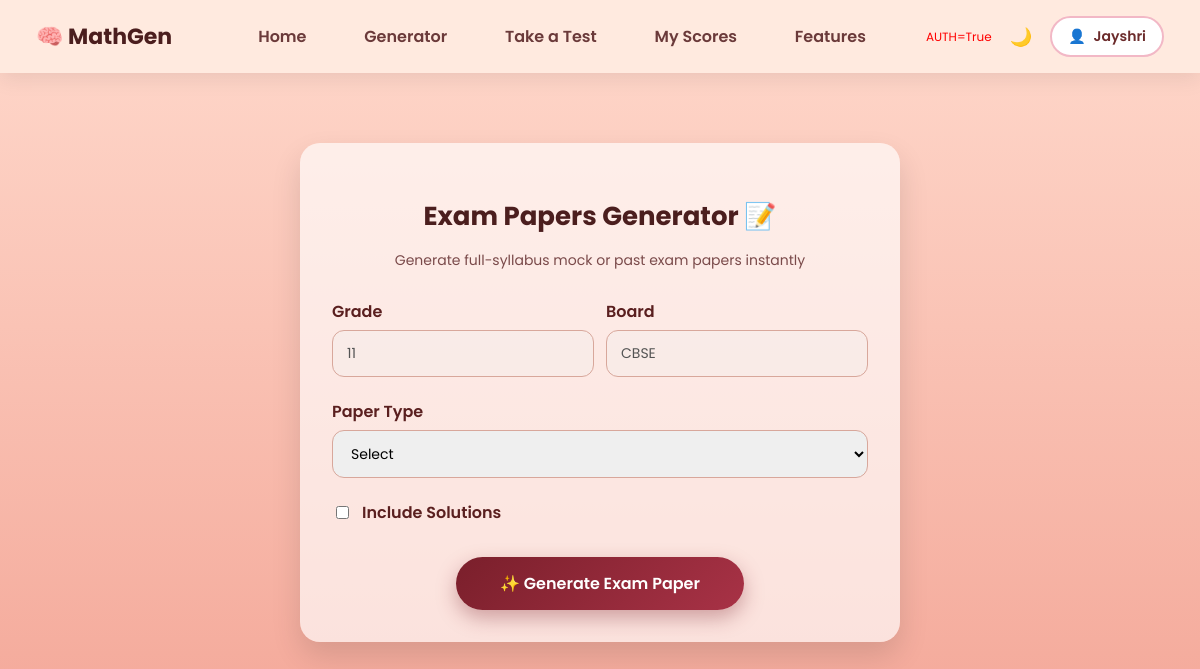
Before: /exam-combo (signed in) with the older database file.
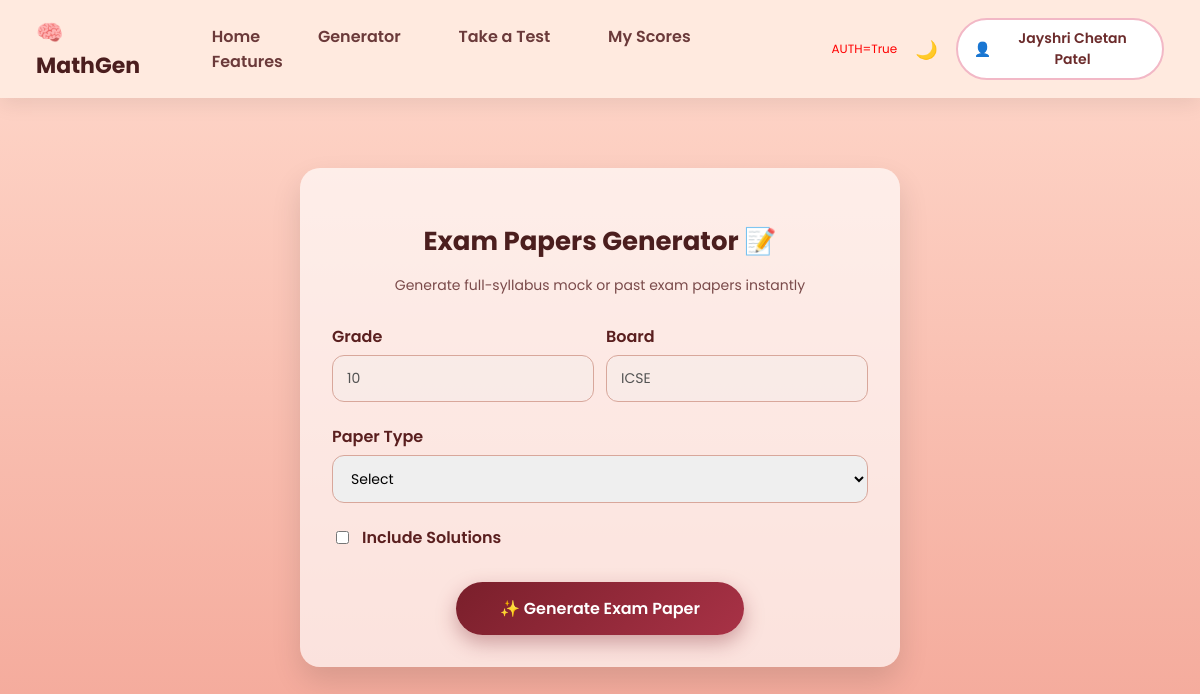
After: the same page with the newer database file.
### server.py (models this page shows, shortened)
class User(UserMixin, db.Model):
    id = db.Column(db.Integer, primary_key=True)
    name = db.Column(db.String(100), nullable=False)
    email = db.Column(db.String(120), unique=True, nullable=False)
    country_code = db.Column(db.String(5), nullable=False, default="+91")  # ✅ ADD
    phone_number = db.Column(db.String(30), unique=True, nullable=True)
    grade = db.Column(db.String(20))
    password_hash = db.Column(db.String(256), nullable=True)
    age = db.Column(db.Integer, nullable=True)
    city = db.Column(db.String(100), nullable=True)
    postal_code = db.Column(db.String(20), nullable=True)
    timezone = db.Column(db.String(50), nullable=True)
    whatsapp_consent = db.Column(db.Boolean, default=False)
    newsletter_consent = db.Column(db.Boolean, default=False)
    board = db.Column(db.String(50), nullable=True)
    profile_completed = db.Column(db.Boolean, default=False)
    dob = db.Column(db.Date, nullable=True)

### server.py (the view)
@app.route("/exam-combo")
@login_required
def exam_combo_page():
    return render_template(
        "exam_combo.html",
        user_grade=current_user.grade,
        user_board=current_user.board
    )

### server.py (called while the page is built)
@app.context_processor
def inject_now():
    return {'now': datetime.now}

@login_manager.user_loader
def load_user(user_id):
    return User.query.get(int(user_id))

def clear_temp_dir():
    for f in os.listdir(TEMP_DIR):
        try:
            os.remove(os.path.join(TEMP_DIR, f))
        except:
            pass

@app.after_request
def cleanup_temp(response):
    if response.direct_passthrough:
        return response
    clear_temp_dir()
    return response

### templates/exam_combo.html (shortened to what this page needs)
{% extends "base.html" %}
{% block content %}
<div class="exam-container">
    <div class="exam-card">
        <h2 class="exam-title">Exam Papers Generator 📝</h2>
        <p class="exam-subtitle">
            Generate full-syllabus mock or past exam papers instantly
        </p>
        <form method="POST" action="/generate-exam-combo">
            <div class="inline-group">
    <div class="form-group">
        <label>Grade</label>
        <input
            type="text"
            class="pretty-select"
            value="{{ user_grade }}"
            disabled
        >
    </div>
    <div class="form-group">
        <label>Board</label>
        <input
            type="text"
            class="pretty-select"
            value="{{ user_board }}"
            disabled
        >
    </div>
</div>
            <div class="form-group">
                <label>Paper Type</label>
                <select
                    name="paper_type"
                    id="paperType"
                    class="pretty-select"
                    required
                    onchange="toggleYear()"
                >
                    <option value="">Select</option>
                </select>
            </div>
            <div class="checkbox-row">
                <input type="checkbox" name="include_answers" value="1">
                Include Solutions
            </div>
            <div class="generate-btn">
                <button type="submit">✨ Generate Exam Paper</button>
            </div>
        </form>
    </div>
</div>
{% endblock %}

### templates/base.html (shortened to what this page needs)
<!DOCTYPE html>
<html lang="en">
<head>
</head>
<body>
<div class="navbar">
    <div class="logo">🧠 MathGen</div>
    <nav class="nav-links">
    <a href="{{ url_for('landing_page') }}"
       class="{% if request.endpoint == 'landing_page' %}active{% endif %}">
        Home
    </a>
    <a href="{{ url_for('generate_worksheet') }}"
   class="nav-link {% if request.endpoint == 'generate_worksheet' %}active{% endif %}">
    Generator
</a>
    <a href="{{ url_for('job_exams') }}"
       class="{% if request.endpoint == 'job_exams' %}active{% endif %}">
        Take a Test
    </a>
    <a href="{{ url_for('my_scores') }}"
       class="{% if request.endpoint == 'my_scores' %}active{% endif %}">
        My Scores
    </a>
    <a href="{{ url_for('features') }}"
       class="{% if request.endpoint == 'features' %}active{% endif %}">
        Features
    </a>
</nav>
    <div class="nav-right">
        <span style="color:red;font-size:12px;">
AUTH={{ current_user.is_authenticated }}
</span>
    <div class="dark-toggle" onclick="toggleDark()">🌙</div>
    {% if current_user.is_authenticated %}
        <div class="profile" id="profileBox">
           <button type="button" class="profile-btn" onclick="toggleProfile()">
    👤 <span>{{ current_user.name }}</span>
</button>
        </div>
    {% else %}
        <a href="#" id="loginBtn">Login</a>
        <a href="{{ url_for('register') }}">Sign Up</a>
    {% endif %}
</div>
</div>
{% block content %}{% endblock %}
</body>
</html>

Changed rows visible on the page:
changed User: name "Jayshri" → "Jayshri Chetan Patel"; board "CBSE" → "ICSE"
Other visible differences:
form field user_grade: "11" → "10"
